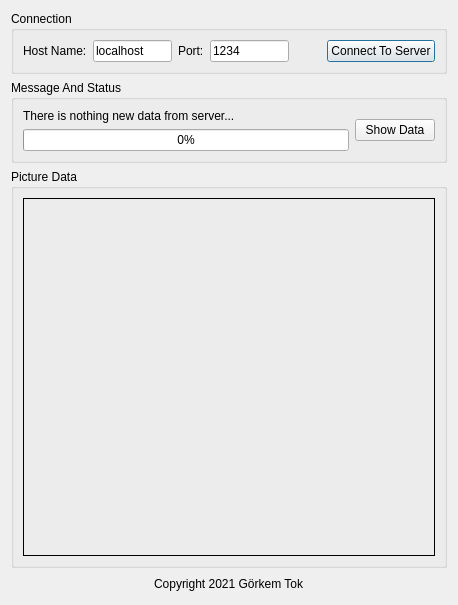
<?xml version="1.0" encoding="UTF-8"?>
<ui version="4.0">
 <class>clientWindow</class>
 <widget class="QDialog" name="clientWindow">
  <property name="geometry">
   <rect>
    <x>0</x>
    <y>0</y>
    <width>458</width>
    <height>605</height>
   </rect>
  </property>
  <property name="minimumSize">
   <size>
    <width>415</width>
    <height>544</height>
   </size>
  </property>
  <property name="windowTitle">
   <string>Dialog</string>
  </property>
  <layout class="QGridLayout" name="gridLayout_4">
   <item row="0" column="0">
    <layout class="QGridLayout" name="gridLayout_3">
     <item row="0" column="0">
      <widget class="QGroupBox" name="groupBox">
       <property name="title">
        <string>Connection</string>
       </property>
       <layout class="QGridLayout" name="gridLayout">
        <item row="0" column="0">
         <layout class="QHBoxLayout" name="horizontalLayout_3">
          <item>
           <layout class="QHBoxLayout" name="horizontalLayout">
            <item>
             <widget class="QLabel" name="label">
              <property name="text">
               <string>Host Name:</string>
              </property>
             </widget>
            </item>
            <item>
             <widget class="QLineEdit" name="lineEditHostName">
              <property name="text">
               <string>localhost</string>
              </property>
             </widget>
            </item>
           </layout>
          </item>
          <item>
           <layout class="QHBoxLayout" name="horizontalLayout_2">
            <item>
             <widget class="QLabel" name="label_2">
              <property name="text">
               <string>Port:</string>
              </property>
             </widget>
            </item>
            <item>
             <widget class="QLineEdit" name="lineEditPort">
              <property name="text">
               <string>1234</string>
              </property>
             </widget>
            </item>
           </layout>
          </item>
          <item>
           <spacer name="horizontalSpacer_5">
            <property name="orientation">
             <enum>Qt::Horizontal</enum>
            </property>
            <property name="sizeHint" stdset="0">
             <size>
              <width>40</width>
              <height>20</height>
             </size>
            </property>
           </spacer>
          </item>
          <item>
           <spacer name="horizontalSpacer_4">
            <property name="orientation">
             <enum>Qt::Horizontal</enum>
            </property>
            <property name="sizeHint" stdset="0">
             <size>
              <width>40</width>
              <height>20</height>
             </size>
            </property>
           </spacer>
          </item>
          <item>
           <spacer name="horizontalSpacer_3">
            <property name="orientation">
             <enum>Qt::Horizontal</enum>
            </property>
            <property name="sizeHint" stdset="0">
             <size>
              <width>40</width>
              <height>20</height>
             </size>
            </property>
           </spacer>
          </item>
          <item>
           <widget class="QPushButton" name="btnConnect">
            <property name="text">
             <string>Connect To Server</string>
            </property>
           </widget>
          </item>
         </layout>
        </item>
       </layout>
      </widget>
     </item>
     <item row="1" column="0">
      <widget class="QGroupBox" name="groupBox_2">
       <property name="title">
        <string>Message And Status</string>
       </property>
       <layout class="QGridLayout" name="gridLayout_5">
        <item row="0" column="0">
         <layout class="QVBoxLayout" name="verticalLayout">
          <item>
           <widget class="QLabel" name="labelMessage">
            <property name="text">
             <string>There is nothing new data from server...</string>
            </property>
           </widget>
          </item>
          <item>
           <widget class="QProgressBar" name="progbarData">
            <property name="value">
             <number>0</number>
            </property>
           </widget>
          </item>
         </layout>
        </item>
        <item row="0" column="1">
         <widget class="QPushButton" name="btnShowdata">
          <property name="text">
           <string>Show Data</string>
          </property>
         </widget>
        </item>
       </layout>
      </widget>
     </item>
     <item row="2" column="0">
      <widget class="QGroupBox" name="groupBox_3">
       <property name="title">
        <string>Picture Data</string>
       </property>
       <layout class="QGridLayout" name="gridLayout_2">
        <item row="0" column="0">
         <widget class="QLabel" name="labelPicture">
          <property name="sizePolicy">
           <sizepolicy hsizetype="Expanding" vsizetype="Expanding">
            <horstretch>0</horstretch>
            <verstretch>0</verstretch>
           </sizepolicy>
          </property>
          <property name="minimumSize">
           <size>
            <width>300</width>
            <height>300</height>
           </size>
          </property>
          <property name="frameShape">
           <enum>QFrame::Box</enum>
          </property>
          <property name="text">
           <string/>
          </property>
         </widget>
        </item>
       </layout>
      </widget>
     </item>
    </layout>
   </item>
   <item row="1" column="0">
    <layout class="QHBoxLayout" name="horizontalLayout_4">
     <item>
      <spacer name="horizontalSpacer_2">
       <property name="orientation">
        <enum>Qt::Horizontal</enum>
       </property>
       <property name="sizeHint" stdset="0">
        <size>
         <width>40</width>
         <height>20</height>
        </size>
       </property>
      </spacer>
     </item>
     <item>
      <widget class="QLabel" name="label_3">
       <property name="text">
        <string>Copyright 2021 Görkem Tok</string>
       </property>
      </widget>
     </item>
     <item>
      <spacer name="horizontalSpacer">
       <property name="orientation">
        <enum>Qt::Horizontal</enum>
       </property>
       <property name="sizeHint" stdset="0">
        <size>
         <width>40</width>
         <height>20</height>
        </size>
       </property>
      </spacer>
     </item>
    </layout>
   </item>
  </layout>
 </widget>
 <resources/>
 <connections/>
</ui>
